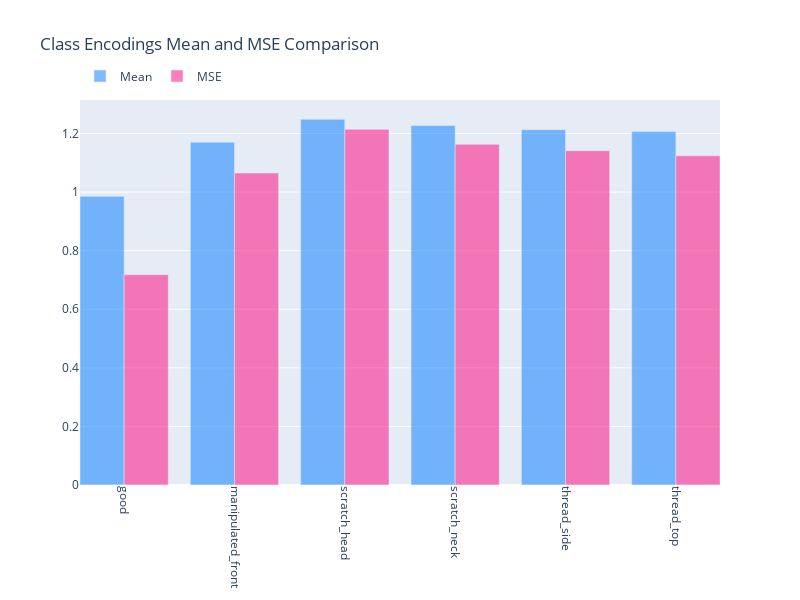

Notebook code for this chart:
### Markdown cell above
The loss drops constantly over time; however, it does not change much within the additional 400 epochs. Therefore, I am not expecting a large performance improvement.

### Code cell
class_encoding = utils.get_class_encodings(bigger_autoencoder_500, test_dataset, device)
class_means, class_mses = utils.calculate_class_stats(class_encoding)
utils.plot_class_stats(class_means, class_mses, class_names)

### Figure 1 — Plotly figure (JSON) as saved in the notebook; plotly's stock layout.template omitted (floating-point values rounded to 4 significant figures)
{"data": [{"marker": {"color": "rgba(0, 123, 255, 0.5)"}, "name": "Mean", "type": "bar", "width": 0.4, "x": [-0.2, 0.8, 1.8, 2.8, 3.8, 4.8], "y": [0.9854, 1.171, 1.249, 1.227, 1.213, 1.207]}, {"marker": {"color": "rgba(255, 0, 123, 0.5)"}, "name": "MSE", "type": "bar", "width": 0.4, "x": [0.2, 1.2, 2.2, 3.2, 4.2, 5.2], "y": [0.7177, 1.065, 1.214, 1.163, 1.141, 1.124]}], "layout": {"bargap": 0.2, "bargroupgap": 0.1, "barmode": "group", "height": 600, "legend": {"orientation": "h", "x": 0, "y": 1.1}, "title": {"text": "Class Encodings Mean and MSE Comparison"}, "width": 800, "xaxis": {"tickangle": 90, "tickmode": "array", "ticktext": ["good", "manipulated_front", "scratch_head", "scratch_neck", "thread_side", "thread_top"], "tickvals": [0, 1, 2, 3, 4, 5]}}}
